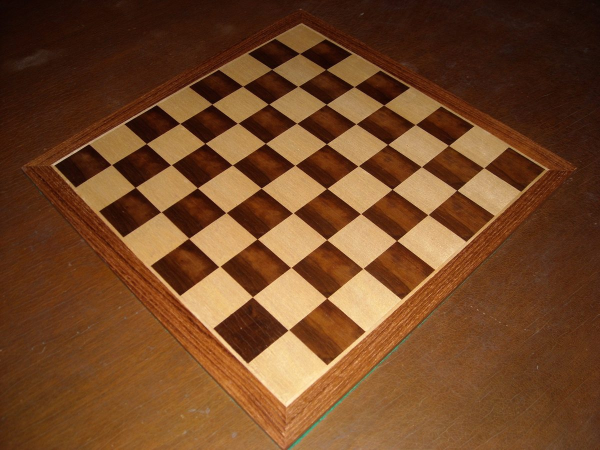
#> input picture IA/Programacion_IA/2_Trimestre/OpenCV/Color/imagenes/ajedrez.jpg, 1200 x 900 px, given in place of test.png, which was not available (shown at 1/2 size)
$ jupyter execute Transformacion.ipynb
#> lines starting #> are read from the running program, lines starting #| are printed output that depends on the picture; pictures that were not available may be replaced by others from this repository, and a replacement may not be noted
[cell 1]
import pathlib
path=str(pathlib.Path().resolve().parent)+"/imagenes/"

[cell 2]
import cv2 as cv
import numpy as np
import matplotlib.pyplot as plt

src = cv.imread(path + "test.png")
#> src is the input picture: shape (900, 1200, 3); mean B, G, R 37.7, 70.1, 113.4
src = cv.cvtColor(src, cv.COLOR_BGR2RGB)
plt.imshow(src)

[cell 3]
# 0 boca abajo
# 1 para el otro lado
# -1 mezcla de los dos

plt.imshow(cv.flip(src,0))
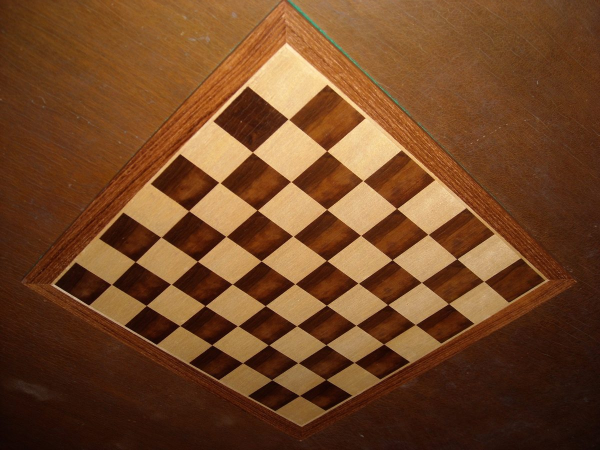
#> shown: shape (900, 1200, 3) (shown at 1/2 size); mean R, G, B 113.4, 70.1, 37.7

[cell 4]
plt.imshow(cv.transpose(cv.cvtColor(cv.imread(path + "suaves.jpg"), cv.COLOR_BGR2RGB)))   # Gira las dimensiones si no es del mismo tamaño si se vería afectado
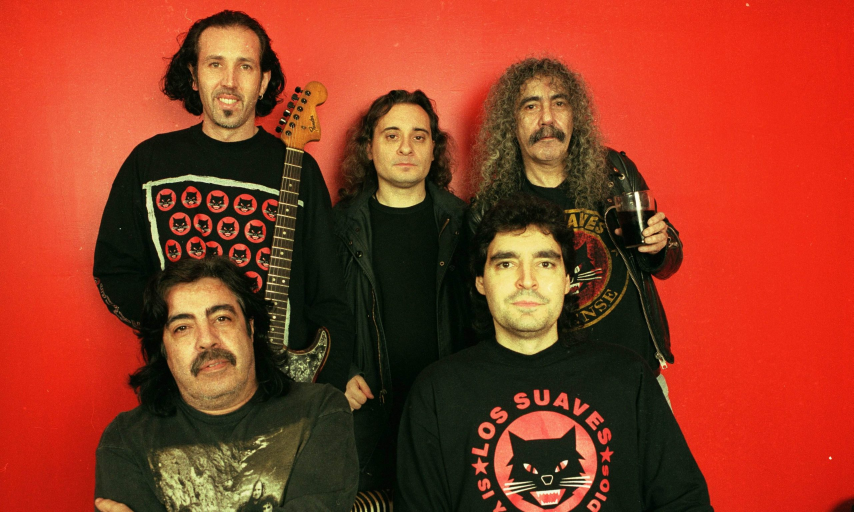
#> input picture IA/Programacion_IA/2_Trimestre/OpenCV/Color/imagenes/suaves.jpg, 2560 x 1536 px, found by its file name (shown at 1/3 size)
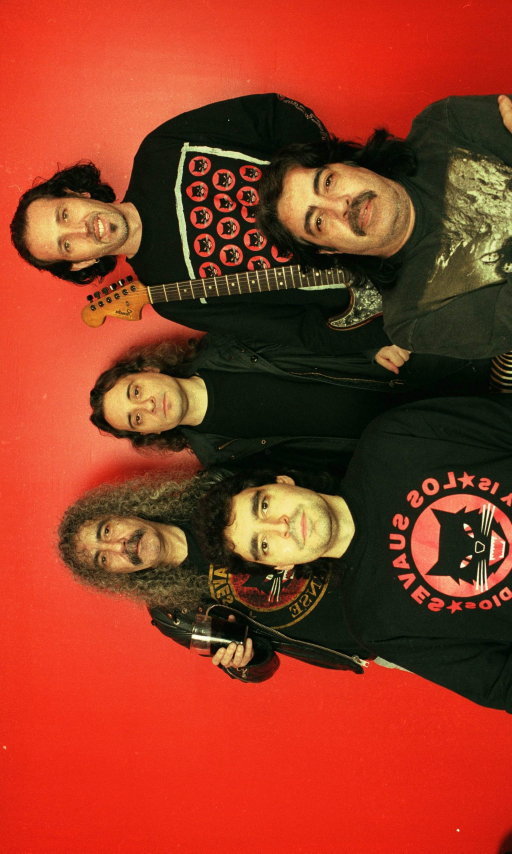
#> shown: shape (2560, 1536, 3) (shown at 1/3 size); mean R, G, B 147.4, 58.3, 34.8

[cell 5]
print(src.shape[0],src.shape[1])
#| 900 1200
# La imagen, el nuevo tamaño, el nuevo tipo de resize
dist = cv.resize(src,(src.shape[0]*2,src.shape[1]),cv.INTER_CUBIC)
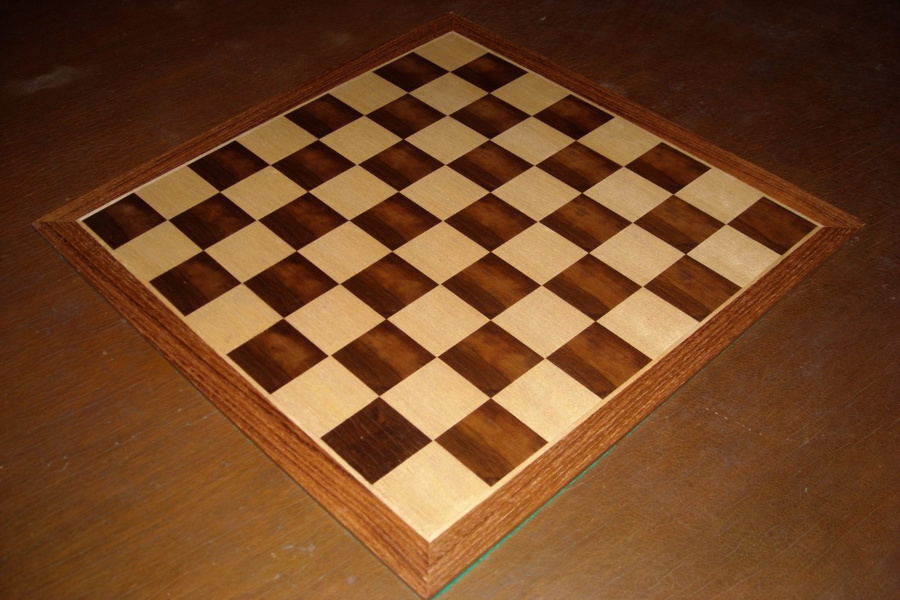
#> dist: shape (1200, 1800, 3) (shown at 1/2 size); mean R, G, B 113.3, 70, 37.6
plt.imshow(dist)

[cell 6]
src1 = np.array([[0,0], [10, 300], [500, 100]]).astype(np.float32)
plt.scatter([src1[0][0], src1[1,0],src1[2,0]],
            [src1[0][1],src1[1,1],src1[2,1]],
            color="g")

src2 = np.array([[100,100], [300, 400], [400, 300]]).astype(np.float32)
plt.scatter([src2[0][0], src2[1,0],src2[2,0]],
            [src2[0][1],src2[1,1],src2[2,1]],
            color="r")

plt.imshow(dist)
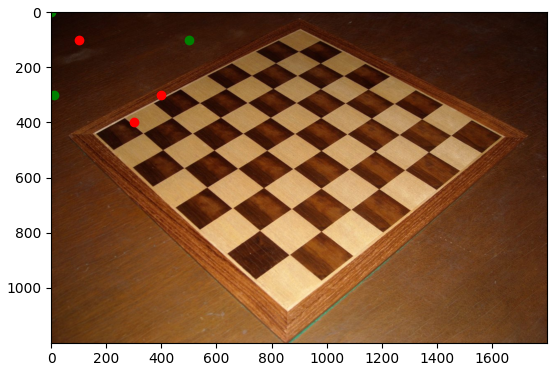
#> figure drawn by matplotlib, 1 panel

[cell 7]
warp_mat = cv.getAffineTransform(src1, src2)
warp_dst = cv.warpAffine(dist, warp_mat, (dist.shape[1], dist.shape[0]))
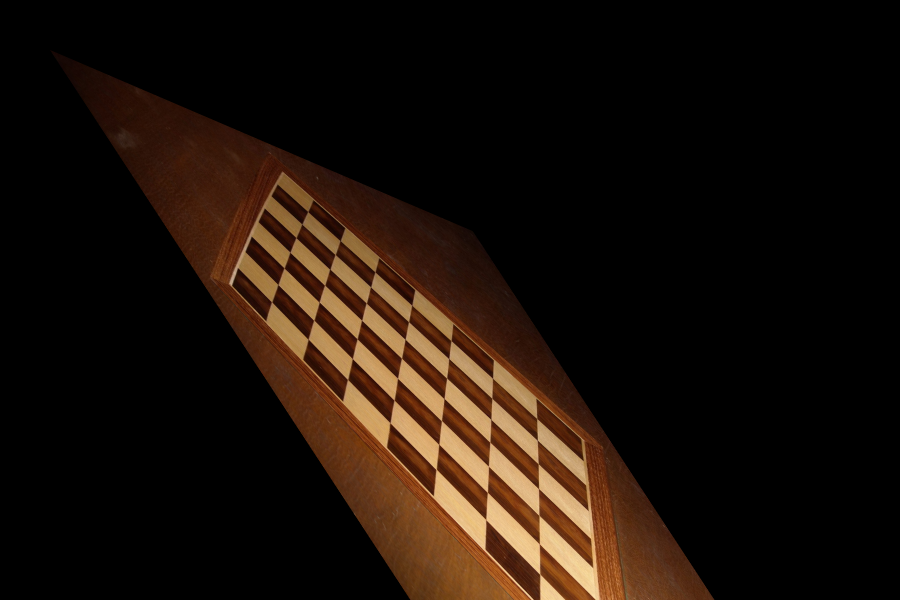
#> warp_dst: shape (1200, 1800, 3) (shown at 1/2 size); mean R, G, B 27.5, 16.7, 9
plt.imshow(warp_dst)

[cell 8]
centro = (400,200)
anguloRotar = 30
scale = 0.5
rot_mat = cv.getRotationMatrix2D(centro,anguloRotar,scale)
print(rot_mat)
rot_dst = cv.warpAffine(dist, rot_mat, (dist.shape[1], dist.shape[0]))
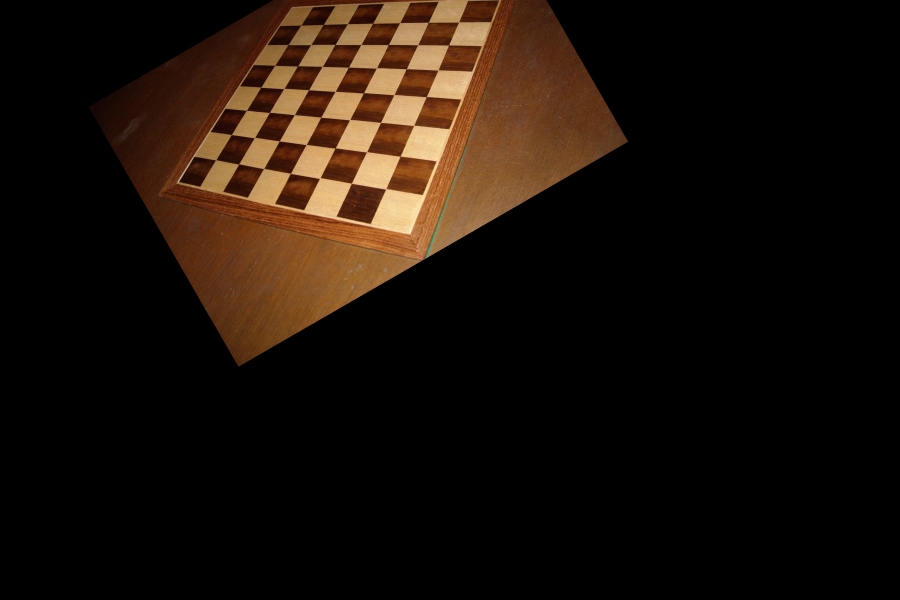
#> rot_dst: shape (1200, 1800, 3) (shown at 1/2 size); mean R, G, B 26.7, 16.8, 9.1
plt.imshow(rot_dst)

[cell 9]
tx = 100
ty = 50
tra_mat = np.float32([[1,0,tx], [0,1,ty]])
tra_dst = cv.warpAffine(dist, tra_mat, (dist.shape[1], dist.shape[0]))
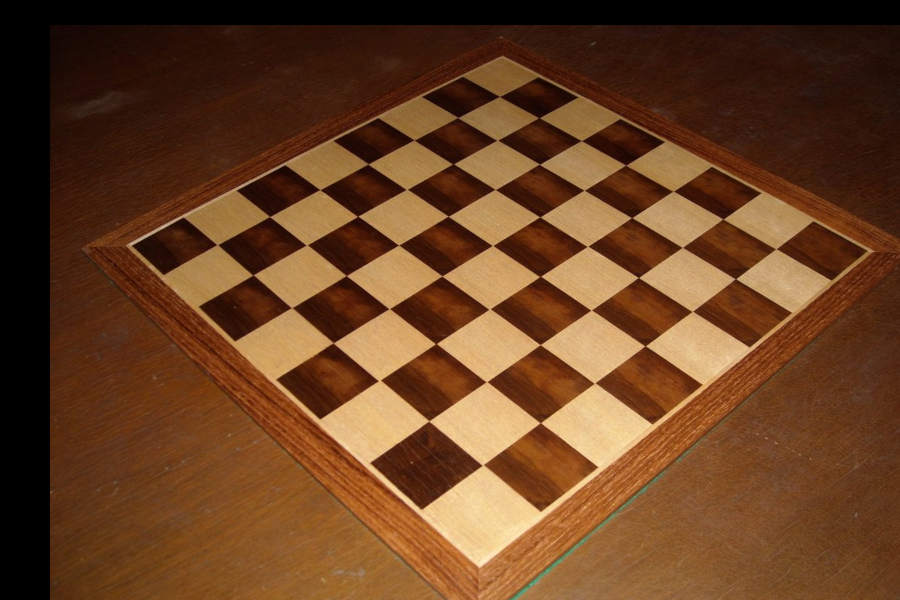
#> tra_dst: shape (1200, 1800, 3) (shown at 1/2 size); mean R, G, B 104.1, 64.4, 34.7
plt.imshow(tra_dst)

[cell 10]
src1 = np.array([[0,0], [900, 0], [200, 400], [1000, 500]]).astype(np.float32)

src2 = np.array([[50, 50], [1000, 0], [0, 500], [800,500]]).astype(np.float32)
plt.scatter([src1[0][0], src1[1,0],src1[2,0],src1[3,0]],
            [src1[0][1],src1[1,1],src1[2,1],src1[3,1]],
            color="g")
plt.scatter([src2[0][0], src2[1,0],src2[2,0],src2[3,0]],
            [src2[0][1],src2[1,1],src2[2,1],src2[3,1]],
            color="r")
p_mat = cv.getPerspectiveTransform(src1, src2)
p_dst = cv.warpPerspective(dist, p_mat, (dist.shape[1], dist.shape[0]))
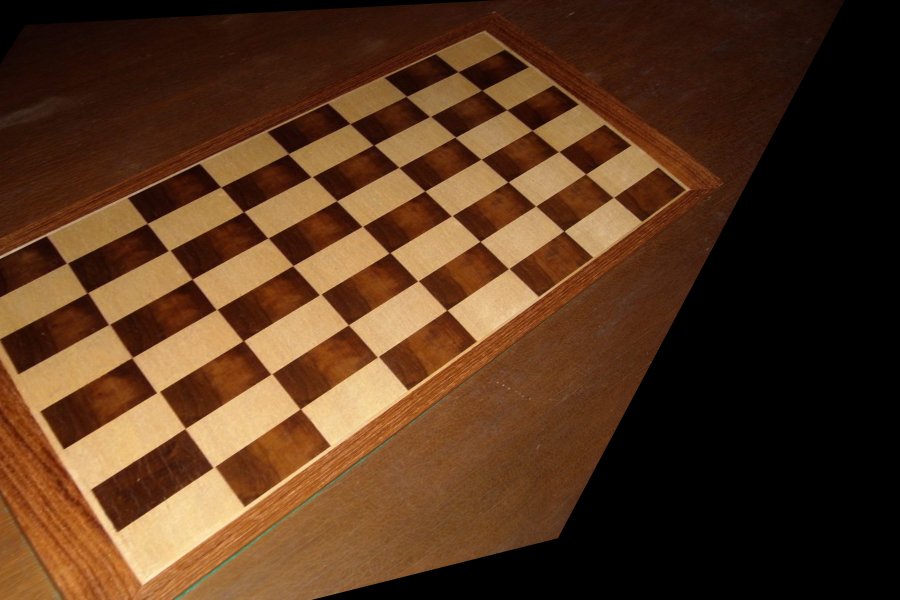
#> p_dst: shape (1200, 1800, 3) (shown at 1/2 size); mean R, G, B 85.8, 54.2, 30.3

plt.imshow(p_dst)

# LOS PUNTOS QUE NO LLEGAN ES POE QUE LA IMAGEN SALE DEL SITIO
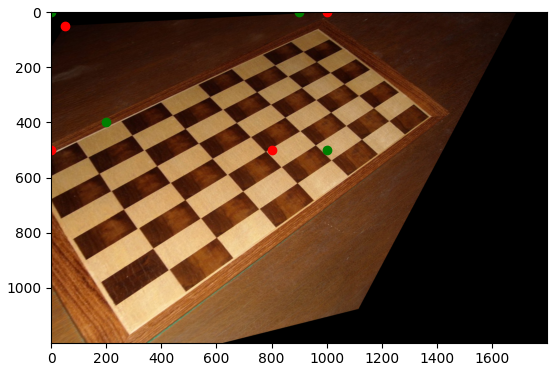
#> figure drawn by matplotlib, 1 panel
